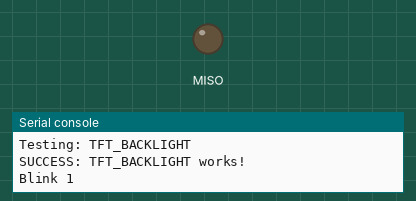
A program run on a simulated CircuitPython board. Parts: output pins drawn as LEDs (lit = HIGH), the last lines printed to the serial console.

Above: at 0.6 s.
At 3.1 s:
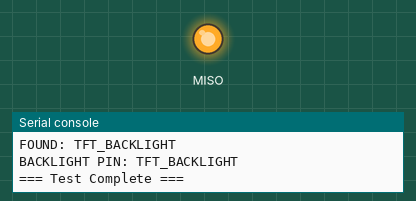
Timing chart, 0 to 4.6 s (numbered marks = the images above):
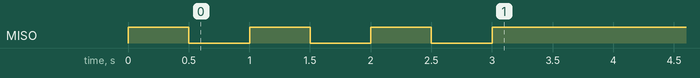

The program:

backlight_pin_test.py
```python
import board
import digitalio
import time

print("=== Backlight Pin Test ===")

# Try different possible backlight pin names
backlight_pins = [
    "TFT_BACKLIGHT",
    "BACKLIGHT",
    "BL",
    "LCD_BACKLIGHT",
    "DISPLAY_BACKLIGHT",
    "IO45",
    "GPIO45",
    "D45",
    "PIN45"
]

working_pin = None

for pin_name in backlight_pins:
    print(f"Testing: {pin_name}")

    try:
        if hasattr(board, pin_name):
            pin = getattr(board, pin_name)
            backlight = digitalio.DigitalInOut(pin)
            backlight.direction = digitalio.Direction.OUTPUT

            print(f"SUCCESS: {pin_name} works!")

            # Blink test
            for i in range(3):
                print(f"Blink {i+1}")
                backlight.value = True
                time.sleep(0.5)
                backlight.value = False
                time.sleep(0.5)

            backlight.value = True
            working_pin = pin_name
            print(f"FOUND: {pin_name}")
            break

        else:
            print(f"SKIP: {pin_name} not found")

    except Exception as e:
        print(f"FAIL: {pin_name} error")

if working_pin:
    print(f"BACKLIGHT PIN: {working_pin}")
else:
    print("NO BACKLIGHT PIN FOUND")

print("=== Test Complete ===")

while True:
    time.sleep(1)
```
